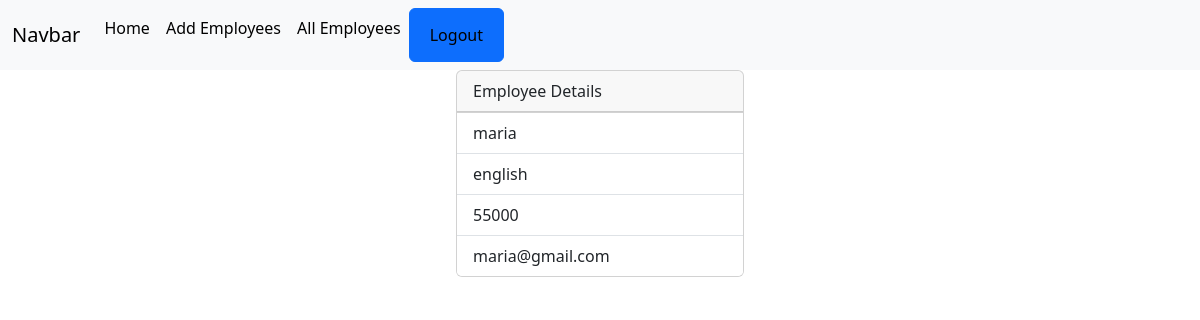
/employees/3 (signed in), run on the app's committed database.
### crm/models.py (models this page shows, shortened)
class Employes(models.Model):
    name=models.CharField(max_length=100)
    department=models.CharField(max_length=100)
    salary=models.PositiveIntegerField()
    email=models.EmailField(unique=True)
    age=models.PositiveIntegerField()
    contact=models.CharField(null=True,max_length=10)
    profile_pic=models.ImageField(upload_to="images",null=True,blank=True)
    dob=models.DateField(null=True,blank=True)

### crm/views.py (the view)
# urls.py: path('employees/<int:pk>',views.EmployeeDetailView.as_view(),name="emp-detail"),
@method_decorator(signin_required,name="dispatch")
class EmployeeDetailView(View):
    def get(self,request,*args,**kwargs):
        id=kwargs.get("pk")
        qs=Employes.objects.get(id=id)
        return render(request,"emp_detail.html",{"data":qs})

### crm/views.py (called while the page is built)
def signin_required(fn):
    def wrapper(request,*args,**kwargs):
        if not request.user.is_authenticated:
            messages.error(request,"invalid session")
            return redirect("signin")
        else:
            return fn(request,*args,**kwargs)
    return wrapper

### crm/templates/emp_detail.html (shortened to what this page needs)
{%extends 'base.html'%}
{%block body_block%}
<div class="container d-flex justify-content-center">
    <div>
        <div class="card" style="width: 18rem;">
            <div class="card-header">
                Employee Details
            </div>
            <ul class="list-group list-group-flush">
                <li class="list-group-item">{{data.name}}</li>
                <li class="list-group-item">{{data.department}}</li>
                <li class="list-group-item">{{data.salary}}</li>
                <li class="list-group-item">{{data.email}}</li>
            </ul>
        </div>
    </div>
</div>
{%endblock%}

### data on the page
Employes: name "maria", department "english", salary "55000", email "maria@gmail.com"
